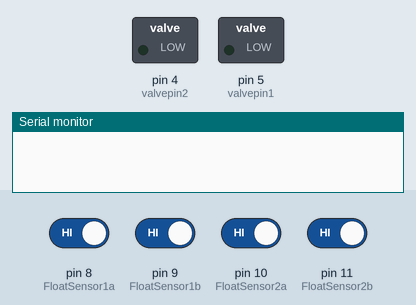
The sketch below on a simulated Arduino Uno, built with avr-gcc and run on an emulated ATmega328P. On the bench: switched loads named in the sketch (green lamp = pin HIGH), the last lines printed to the serial monitor. The test bench sets the inputs (shaded band); at power-on: pin 8 (FloatSensor1a), pin 9 (FloatSensor1b), pin 10 (FloatSensor2a), pin 11 (FloatSensor2b) HIGH. Pins used as bus, display or sensor lines are not drawn.

Above: at 1.2 s.
1.3 s: pin 8 (FloatSensor1a) driven LOW and pin 9 (FloatSensor1b) driven LOW
At 1.7 s:
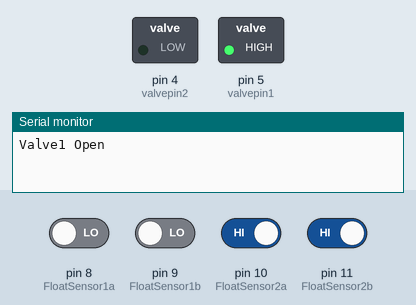
2.8 s: pin 9 (FloatSensor1b) driven HIGH
At 4.0 s:
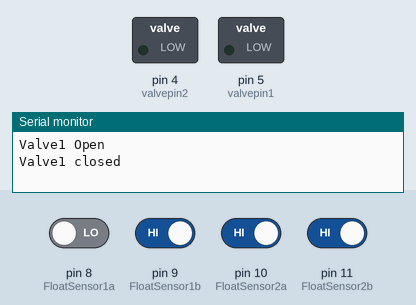
4.3 s: pin 9 (FloatSensor1b) driven LOW
At 5.2 s:
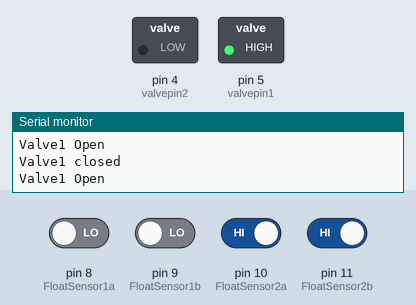
5.8 s: pin 10 (FloatSensor2a) driven LOW and pin 11 (FloatSensor2b) driven LOW
At 6.3 s:
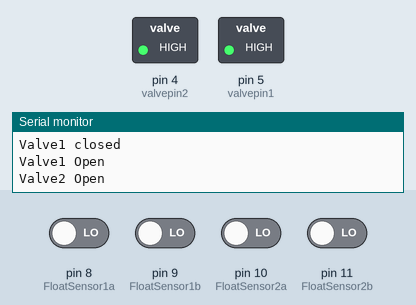
7.3 s: pin 9 (FloatSensor1b) driven HIGH
At 8.5 s:
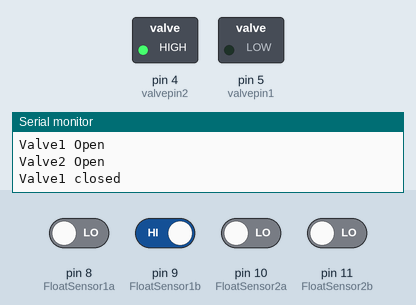
8.8 s: pin 11 (FloatSensor2b) driven HIGH
At 9.8 s:
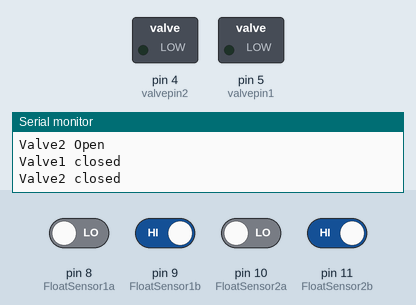
Timing chart, 0 to 11.3 s (numbered marks = the images above; inputs shaded):
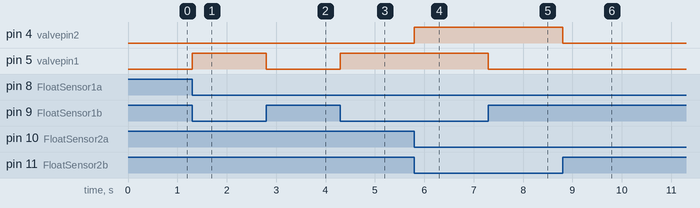

Measured:
- after the input at 1.3 s, pin 5 (valvepin1): LOW → HIGH at once
- after the input at 2.8 s, pin 5 (valvepin1): HIGH → LOW at once
- after the input at 4.3 s, pin 5 (valvepin1): LOW → HIGH at once
- after the input at 5.8 s, pin 4 (valvepin2): LOW → HIGH at once
- after the input at 7.3 s, pin 5 (valvepin1): HIGH → LOW at once
- after the input at 8.8 s, pin 4 (valvepin2): HIGH → LOW at once

The sketch:

water_monitoring_mini_tank.ino
```cpp
int FloatSensor1a = 8;
int FloatSensor1b = 9;
int FloatSensor2a = 10;
int FloatSensor2b = 11;

int txpin1 = 6;
int txpin2 = 7;

int valvepin1 = 5;
int valvepin2 = 4;

int level1a,level1b,valve1=0 ;
int level2a,level2b,valve2=0 ;

int i=0,j=0;

void setup()
{
  Serial.begin(9600);

  pinMode(FloatSensor1a, INPUT_PULLUP);
  pinMode(FloatSensor1b, INPUT_PULLUP);
  pinMode(FloatSensor2a, INPUT_PULLUP);
  pinMode(FloatSensor2b, INPUT_PULLUP);
  pinMode(txpin1, OUTPUT);
  pinMode(txpin2, OUTPUT);
  pinMode(valvepin1, OUTPUT);
  pinMode(valvepin2, OUTPUT);
}

void loop()
{
 valvecontrol();
}

void valvecontrol()
{
  level1a = digitalRead(FloatSensor1a);
  level1b = digitalRead(FloatSensor1b);
  level2a = digitalRead(FloatSensor2a);
  level2b = digitalRead(FloatSensor2b);

  if(level1a==LOW)
   valve1=1;
  if(level1b==HIGH)
    valve1=0;

  if(valve1)
  {
    digitalWrite(valvepin1,HIGH);
    digitalWrite(txpin1,HIGH);
    if(i==0)
    {
      Serial.println("Valve1 Open");
      i=1;
    }
  }
   else
  {
    digitalWrite(valvepin1,LOW);
    digitalWrite(txpin1,LOW);
    if(i==1)
    {
      Serial.println("Valve1 closed");
      i=0;
    }
  }

   if(level2a==LOW)
   valve2=1;
  if(level2b==HIGH)
    valve2=0;

  if(valve2)
  {
    digitalWrite(valvepin2,HIGH);
    digitalWrite(txpin2,HIGH);
    if(j==0)
    {
      Serial.println("Valve2 Open");
      j=1;
    }
  }
   else
  {
    digitalWrite(valvepin2,LOW);
    digitalWrite(txpin2,LOW);
    if(j==1)
    {
      Serial.println("Valve2 closed");
      j=0;
    }

  }
}
```
